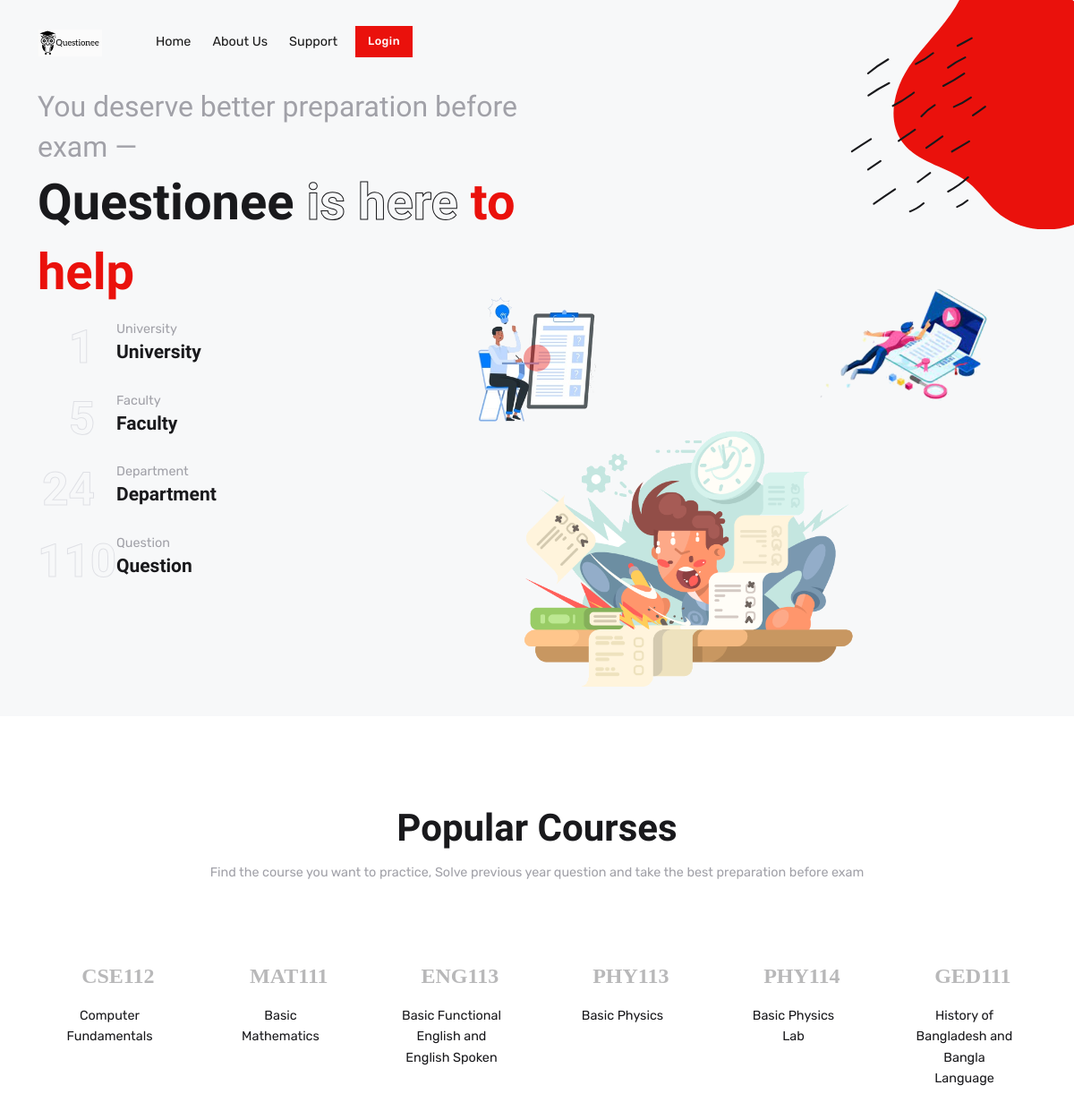
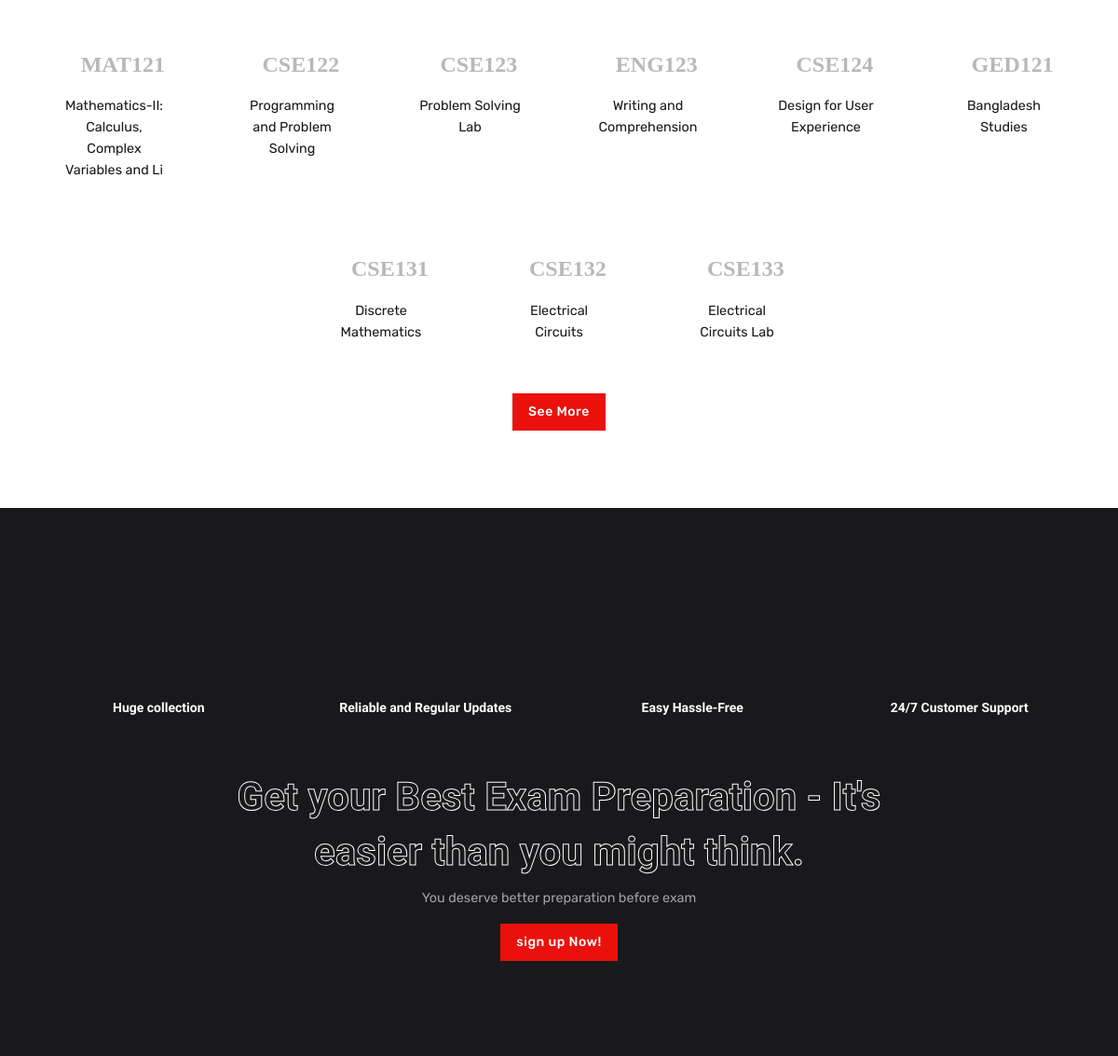
The page / on the database its author committed (2 pictures, top to bottom).
### bank/models.py (models this page shows, shortened)
class Category(models.Model):
    course_code = models.CharField(max_length=30)
    course_name = models.CharField(max_length=100)

### bank/views.py (the view)
# urls.py: 2. Add a URL to urlpatterns:  path('', views.home, name='home')
def home(request):
    courses = Category.objects.all()[:15]
    context = {
        'courses': courses,
    }
    return render(request, 'bank/home.html', context)

### bank/templates/bank/home.html (shortened to what this page needs)
{% extends "bank/base.html" %}
{% load crispy_forms_tags %}
{% load static %}
{% block content %}
<main>
<section class="bg-light pattern-overlay-7 pb-0 pb-xl-8 h-lg-700 h-xl-800 d-flex align-items-center">
	<figure class="position-absolute end-0 top-0 me-n8 mt-n5 d-none d-md-block">
	</figure>
	<div class="container">
		<div class="row">
			<div class="col-md-9 col-lg-7 col-xl-6">
				<div class="h-100 mt-5 position-relative z-index-9">
					<span class="font-alt fw-normal display-8 d-none d-sm-block">You deserve better preparation before exam —</span>
					<h1 class="text-primary"><span class="text-dark">Questionee</span> <span class="text-dark-stroke">is here</span> to help</h1>
					<div class="mb-5">
						<div class="d-flex">
						  <h2 class="display-6 fa-fw text-end text-light-stroke">1</h2>
						  <div class="ms-4">
						    <p class="mb-0 mt-1">University</p>
						    <h4 class="mt-0">University</h4>
						  </div>
						</div>
						<div class="d-flex">
						  <h2 class="display-6 fa-fw text-end text-light-stroke">5</h2>
						  <div class="ms-4">
						    <p class="mb-0 mt-1">Faculty</p>
						    <h4 class="mt-0">Faculty</h4>
						  </div>
						</div>
						<div class="d-flex">
						  <h2 class="display-6 fa-fw text-end text-light-stroke position-relative">24</h2>
						  <div class="ms-4">
						    <p class="mb-0 mt-1">Department</p>
						    <h4 class="mt-0">Department</h4>
						  </div>
						</div>
						<div class="d-flex">
						  <h2 class="display-6 fa-fw text-end text-light-stroke">110</h2>
						  <div class="ms-4">
						    <p class="mb-0 mt-1">Question</p>
						    <h4 class="mt-0">Question</h4>
						  </div>
						</div>
					</div>
				</div>
			</div>
			<div class="position-absolute start-0 top-0 mt-sm-6 mt-lg-9 mt-xxl-n7 me-n9 me-sm-n5 d-none d-md-block text-end">
				<img src="{% static 'bank/images/hero-image.png' %}" alt="Hero Banner">
			</div>
		</div>
	</div>
</section>
<section>
	<div class="container">
		<div class="row">
			<div class="col-lg-8 mx-auto text-center mb-5">
				<h2>Popular Courses</h2>
				<p>Find the course you want to practice, Solve previous year question and take the best preparation before exam</p>
			</div>
		</div>
		<div class="row justify-content-center">
			{% for course in courses %}
			<div class="col-6 col-sm-4 col-md-3 col-lg-2 text-center mb-30">
				<a class="p-4 bg-white shadow-hover line-draw-animation w-100 h-100 text-dark d-inline-block text-primary-hover" href="{% url 'detail' course.pk %}">
					<div class="line-draw-inner"><i class="d-block w-100 text-center display-9 opacity-3 mb-3 far fa-plus-square fa-fw me-2">{{ course.course_code }}</i>{{ course.course_name }}</div>
				</a>
			</div>
			{% endfor %}
		</div>
		<div class="row justify-content-center">
			<div class="col text-center">
				<a class="btn btn-primary text-center" href="{% url 'all-courses' %}">See More</a>
			</div>
		</div>
	</div>
</section>
</main>
<footer class="bg-dark py-5 py-md-7 pt-5 pt-md-8 pattern-overlay-6 footer-sticky">
	<div class="container">
		<div class="row text-center mb-5">
			<div class="col-md-6 col-lg-3">
				<i class="fas fa-drafting-compass display-7 mb-3 text-primary"></i>
				<h6 class="text-white">Huge collection</h6>
			</div>
			<div class="col-md-6 col-lg-3">
				<i class="fas fa-cogs display-7 mb-3 text-primary"></i>
				<h6 class="text-white">Reliable and Regular Updates</h6>
			</div>
			<div class="col-md-6 col-lg-3">
				<i class="fas fa-bolt display-7 mb-3 text-primary"></i>
				<h6 class="text-white">Easy Hassle-Free</h6>
			</div>
			<div class="col-md-6 col-lg-3">
				<i class="far fa-life-ring display-7 mb-3 text-primary"></i>
				<h6 class="text-white">24/7 Customer Support</h6>
			</div>
		</div>
		<div class="row">
			<div class="col-lg-8 mx-auto text-center mt-0">
				<h2 class="text-white-stroke">Get your Best Exam Preparation - It's easier than you might think.</h2>
				<p>You deserve better preparation before exam</p>
				{% if not user.is_authenticated %}
				<a class="btn btn-primary" href="{% url 'register' %}">sign up Now!</a>
				{% else %}
				<a class="btn btn-primary" href="{% url 'my-courses' %}">My Courses</a>
				{% endif %}
			</div>
		</div>
	</div>
</footer>
{% endblock content %}

### bank/templates/bank/base.html (shortened to what this page needs)
{% load static %}
<!DOCTYPE html>
<html lang="en">
<head>
	<link rel="stylesheet" type="text/css" href="{% static 'bank/vendor/font-awesome/css/all.min.css' %}">
	<link rel="stylesheet" type="text/css" href="{% static 'bank/vendor/tiny-slider/tiny-slider.css' %}">
	<link rel="stylesheet" type="text/css" href="{% static 'bank/css/style.css' %}">
	<link rel="stylesheet" type="text/css" href="{% static 'bank/css/landing.css' %}">
</head>
<body>
<header class="navbar-light navbar-transparent">
	<nav class="navbar px-0">
		<div class="container">
			<a class="navbar-brand me-0" href="{% url 'home' %}">
				<img src="{% static 'bank/images/favicon.png' %}"  height="40" alt="">
			</a>
			<div class="nav ms-0 ms-md-5 me-md-auto flex-row align-items-center">
				<div class="nav-item d-none d-sm-block"> <a href="{% url 'home' %}" class="nav-link">Home</a></div>
				<div class="nav-item d-none d-sm-block"> <a href="#" class="nav-link">About Us</a></div>
				<div class="nav-item"> <a href="#" target="_blank" class="nav-link">Support</a></div>
				{% if user.is_authenticated %}
				<div class="nav-item">
					<a href="{% url 'my-courses' %}"  class="btn btn-sm btn-primary mb-0 ms-2">My Courses</a>
				</div>
				<div class="nav-item"> <a href="{% url 'logout' %}" class="nav-link">Logout</a></div>
				{% else %}
				<div class="nav-item">
					<a href="{% url 'login' %}"  class="btn btn-sm btn-primary mb-0 ms-2">Login</a>
				</div>
				{% endif %}
			</div>
		</div>
	</nav>
</header>
{% block content %} {% endblock content %}
</body>
</html>

### bank/static/bank/css/landing.css (style rules this page uses)
body { font-size: 0.9rem; }

### rows shown on the page
Category: course_code "CSE112", course_name "Computer Fundamentals"
Category: course_code "MAT111", course_name "Basic Mathematics"
Category: course_code "ENG113", course_name "Basic Functional English and English Spoken"
Category: course_code "PHY113", course_name "Basic Physics"
Category: course_code "PHY114", course_name "Basic Physics Lab"
Category: course_code "GED111", course_name "History of Bangladesh and Bangla Language"
Category: course_code "MAT121", course_name "Mathematics-II: Calculus, Complex Variables and Li"
Category: course_code "CSE122", course_name "Programming and Problem Solving"
Category: course_code "CSE123", course_name "Problem Solving Lab"
Category: course_code "ENG123", course_name "Writing and Comprehension"
Category: course_code "CSE124", course_name "Design for User Experience"
Category: course_code "GED121", course_name "Bangladesh Studies"
Category: course_code "CSE131", course_name "Discrete Mathematics"
Category: course_code "CSE132", course_name "Electrical Circuits"
Category: course_code "CSE133", course_name "Electrical Circuits Lab"
